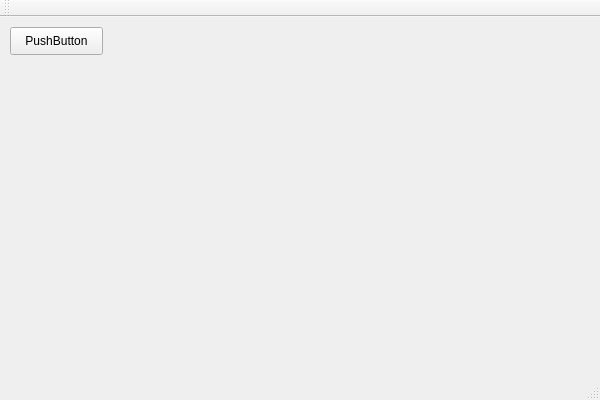
<?xml version="1.0" encoding="UTF-8"?>
<ui version="4.0">
 <class>qtTestClass</class>
 <widget class="QMainWindow" name="qtTestClass">
  <property name="geometry">
   <rect>
    <x>0</x>
    <y>0</y>
    <width>600</width>
    <height>400</height>
   </rect>
  </property>
  <property name="windowTitle">
   <string>qtTest</string>
  </property>
  <widget class="QWidget" name="centralWidget">
   <widget class="QPushButton" name="pushButton">
    <property name="geometry">
     <rect>
      <x>10</x>
      <y>10</y>
      <width>93</width>
      <height>28</height>
     </rect>
    </property>
    <property name="text">
     <string>PushButton</string>
    </property>
   </widget>
  </widget>
  <widget class="QMenuBar" name="menuBar">
   <property name="geometry">
    <rect>
     <x>0</x>
     <y>0</y>
     <width>600</width>
     <height>26</height>
    </rect>
   </property>
  </widget>
  <widget class="QToolBar" name="mainToolBar">
   <attribute name="toolBarArea">
    <enum>TopToolBarArea</enum>
   </attribute>
   <attribute name="toolBarBreak">
    <bool>false</bool>
   </attribute>
  </widget>
  <widget class="QStatusBar" name="statusBar"/>
 </widget>
 <layoutdefault spacing="6" margin="11"/>
 <resources>
  <include location="qtTest.qrc"/>
 </resources>
 <connections>
  <connection>
   <sender>pushButton</sender>
   <signal>clicked()</signal>
   <receiver>qtTestClass</receiver>
   <slot>close()</slot>
   <hints>
    <hint type="sourcelabel">
     <x>56</x>
     <y>63</y>
    </hint>
    <hint type="destinationlabel">
     <x>299</x>
     <y>199</y>
    </hint>
   </hints>
  </connection>
 </connections>
</ui>
